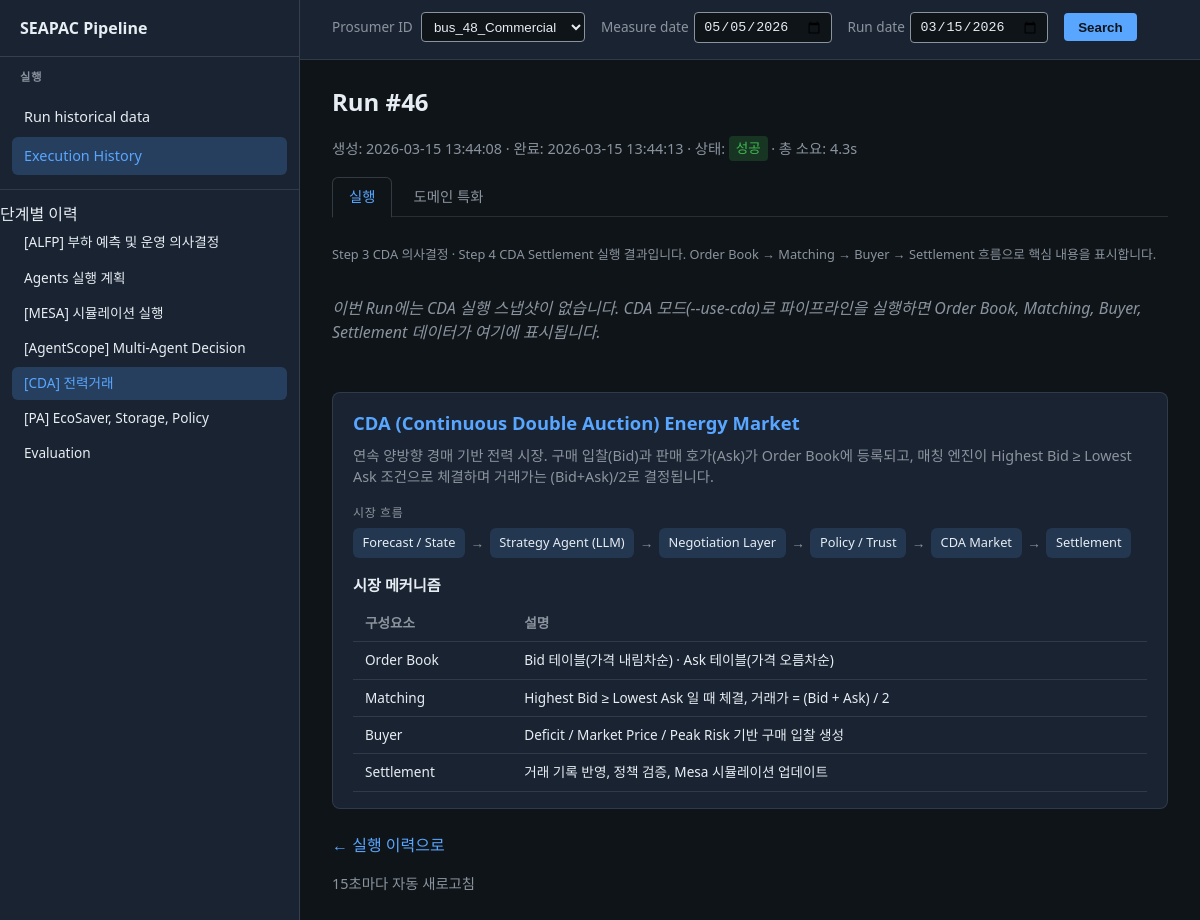
The page /runs/46?tab=4 on the database its author committed.
### tables this page shows
CREATE TABLE pipeline_run (
                id INTEGER PRIMARY KEY AUTOINCREMENT,
                created_at TEXT NOT NULL,
                finished_at TEXT,
                status TEXT NOT NULL DEFAULT 'running',
                total_elapsed_sec REAL,
                args_json TEXT,
                error_message TEXT
            , measure_date TEXT);

### pipeline_dashboard/app.py (the view)
@app.route("/runs/<int:run_id>")
def run_detail(run_id: int):
    init_db(_db_path())
    run = get_run_with_stages(run_id, db_path=_db_path())
    if run is None:
        abort(404)
    stages = run.get("stages", [])
    tabs = _stages_for_tabs(stages)
    db_path = _db_path()
    alfp_agent_steps = get_alfp_agent_steps(run_id, stage_order=1, db_path=db_path)
    if alfp_agent_steps is None:
        alfp_agent_steps = []
    alfp_domain_steps = get_alfp_domain_steps(run_id, stage_order=1, db_path=db_path)
    if alfp_domain_steps is None:
        alfp_domain_steps = []
    log.info("run_detail run_id=%s alfp_agent_steps count=%s domain_steps=%s db=%s", run_id, len(alfp_agent_steps), len(alfp_domain_steps), db_path)
    current_tab = request.args.get("tab", "1")
    current_sub = request.args.get("sub", "summary")
    if current_sub not in ("summary", "domain", "steps", "result"):
        current_sub = "summary"
    current_sub4 = request.args.get("sub4", "exec")
    if current_sub4 not in ("exec", "domain"):
        current_sub4 = "exec"
    cda_strategy_logs = []
    cda_negotiation_logs = []
    for s in stages:
        summary = s.get("summary") or {}
        if summary.get("strategy_reasoning_logs"):
            cda_strategy_logs = summary["strategy_reasoning_logs"]
        if summary.get("negotiation_logs"):
            cda_negotiation_logs = summary["negotiation_logs"]
    agentscope_agent_summary = []
    agentscope_step3_stage = None
    for s in stages:
        if "Step3  AgentScope" in s.get("stage_name", ""):
            agentscope_step3_stage = s
            summary = s.get("summary") or {}
            agentscope_agent_summary = [
                {
                    "name": "Policy-Agent",
                    "role": "제약 조건 강제 (ESS·거래·DR 검증 및 클램핑)",
                    "result": "제약 검증 완료",
                },
                {
                    "name": "SmartSeller-Agent",
                    "role": "잉여 에너지 판매 (bid_price, bid_quantity 결정)",
                    "result": summary.get("거래 권고", "—"),
                },
                {
                    "name": "StorageMaster-Agent",
                    "role": "ESS 운영 최적화 (charge/discharge/idle)",
                    "result": summary.get("ESS 스케줄", "—"),
                },
                {
                    "name": "EcoSaver-Agent",
                    "role": "수요반응 DR (demand response 권고)",
                    "result": summary.get("DR 이벤트", "—"),
                },
                {
                    "name": "MarketCoordinator-Agent",
                    "role": "협상 조율 및 충돌 해결, 최종 decisions 생성",
                    "result": (summary.get("결정 모드") or "—") + " · 최종 조율 완료",
                },
            ]
            break
    evaluation_report = None
    out_dir = PROJECT_ROOT / _output_dir()
    for candidate in (out_dir / f"run_{run_id}_evaluation_report.json", out_dir / "evaluation_report.json"):
        if candidate.is_file():
            try:
                with open(candidate, "r", encoding="utf-8") as f:
                    evaluation_report = json.load(f)
                break
            except Exception as e:
                log.warning("evaluation_report read error path=%s: %s", candidate, e)
    cda_execution = None
    cda_exec_path = out_dir / f"run_{run_id}_cda_execution.json"
    if cda_exec_path.is_file():
        try:
            with open(cda_exec_path, "r", encoding="utf-8") as f:
                cda_execution = json.load(f)
        except Exception as e:
            log.warning("cda_execution read error path=%s: %s", cda_exec_path, e)
    prosumer_options = _prosumer_options(_db_path())
    search_run_date = (run.get("created_at") or "")[:10]
    search_prosumer = (run.get("args") or {}).get("prosumer") or ""
    search_measure_date = run.get("measure_date") or ""
    return render_template(
        "run_detail.html",
        run=run,
        current_tab=current_tab,
        current_sub=current_sub,
        current_sub4=current_sub4,
        current_path=request.path,
        prosumer_options=prosumer_options,
        search_run_date=search_run_date,
        search_prosumer=search_prosumer,
        search_measure_date=search_measure_date,
        alfp_agent_steps=alfp_agent_steps,
        alfp_domain_steps=alfp_domain_steps,
        cda_strategy_logs=cda_strategy_logs,
        cda_negotiation_logs=cda_negotiation_logs,
        agentscope_agent_summary=agentscope_agent_summary,
        agentscope_step3_stage=agentscope_step3_stage,
        evaluation_report=evaluation_report,
        cda_execution=cda_execution,
        **tabs,
    )

### pipeline_dashboard/app.py (called while the page is built)
@app.before_request
def _log_request():
    log.info("Request  %s  %s", request.method, request.path)

def _output_dir() -> str:
    return os.environ.get("PIPELINE_DB_DIR", "output")

def _db_path() -> Path:
    db_dir = _output_dir()
    return get_db_path(PROJECT_ROOT / db_dir)

def _prosumer_options(db_path: Path):
    all_runs = get_runs(limit=500, db_path=db_path)
    prosumer_set = {r.get("args", {}).get("prosumer") for r in all_runs if (r.get("args") or {}).get("prosumer")}
    prosumer_set.add("bus_48_Commercial")
    return sorted(prosumer_set)

### pipeline_dashboard/db.py (called while the page is built)
def get_db_path(db_dir: Path | str | None = None) -> Path:
    if db_dir is None:
        db_dir = _DEFAULT_DB_DIR
    return Path(db_dir) / _DB_FILENAME

def _connect(db_path: Path) -> sqlite3.Connection:
    db_path.parent.mkdir(parents=True, exist_ok=True)
    conn = sqlite3.connect(str(db_path))
    conn.row_factory = sqlite3.Row
    return conn

### pipeline_dashboard/templates/run_detail.html (shortened to what this page needs)
{% extends "base.html" %}
{% block main_top %}
  <form class="search-bar step-search-bar" method="get" action="{{ url_for('run_detail_by_search') }}" id="step-search-form">
    <span><label for="step-search-prosumer">Prosumer ID</label>
      <select name="prosumer" id="step-search-prosumer">
        {% for p in (prosumer_options or []) %}
        <option value="{{ p|e }}" {% if p == search_prosumer %}selected{% endif %}>{{ p }}</option>
        {% endfor %}
      </select>
    </span>
    <span class="date-field">
      <label for="step-search-measure-date">Measure date</label>
      <input type="date" id="step-search-measure-date" name="measure_date" value="{{ search_measure_date|e }}" aria-label="Measure date">
    </span>
    <span class="date-field">
      <label for="step-search-run-date">Run date</label>
      <input type="date" id="step-search-run-date" name="run_date" value="{{ search_run_date|e }}" aria-label="Run date">
    </span>
    <button type="submit">Search</button>
  </form>
{% endblock %}
{% block content %}
  <h1>Run #{{ run.id }}</h1>
  <div class="run-meta">
    생성: {{ run.created_at }}
    {% if run.finished_at %} · 완료: {{ run.finished_at }}{% endif %}
    · 상태:
    {% if run.status == 'success' %}
      <span class="badge badge-success">성공</span>
    {% elif run.status == 'failure' %}
      <span class="badge badge-failure">실패</span>
    {% else %}
      <span class="badge badge-running">실행 중</span>
    {% endif %}
    {% if run.total_elapsed_sec is not none %}
      · 총 소요: {{ "%.1f"|format(run.total_elapsed_sec) }}s
    {% endif %}
  </div>
  {% set _ct = (current_tab|default('1'))|string %}
  {% set _sub4 = current_sub4|default('exec') %}
  {% if _ct == '4' %}
  <div class="cda-main-top" id="cda-top-section">
    <div class="sub-tabs tab4-sub-tabs" role="tablist">
      <a href="#" class="sub-tab {% if _sub4 == 'exec' %}active{% endif %}" data-subtab="tab4-sub-exec" data-sub4="exec" role="tab">실행</a>
      <a href="#" class="sub-tab {% if _sub4 == 'domain' %}active{% endif %}" data-subtab="tab4-sub-domain" data-sub4="domain" role="tab">도메인 특화</a>
    </div>
    <div id="tab4-sub-exec" class="sub-panel {% if _sub4 == 'exec' %}active{% endif %}" role="tabpanel">
      <p class="agent-steps-doc-ref">Step 3 CDA 의사결정 · Step 4 CDA Settlement 실행 결과입니다. Order Book → Matching → Buyer → Settlement 흐름으로 핵심 내용을 표시합니다.</p>
      {% if cda_execution %}
      <div class="cda-exec-sections">
        <section class="cda-exec-section cda-exec-orderbook" aria-label="Order Book">
          <h4 class="cda-exec-heading">Order Book</h4>
          <p class="cda-exec-desc">Bid 테이블(가격 내림차순) · Ask 테이블(가격 오름차순). 스냅샷 시각: {{ cda_execution.order_book.snapshot_time or '—' }}</p>
          <div class="cda-exec-tables">
            <div class="cda-exec-table-wrap">
              <h5 class="cda-exec-subtitle">Bids (구매 입찰)</h5>
              <table class="cda-exec-table" role="grid">
                <thead><tr><th>Agent</th><th>가격 (원/kWh)</th><th>수량 (kW)</th></tr></thead>
                <tbody>
                  {% for b in (cda_execution.order_book.bids or [])[:15] %}
                  <tr><td>{{ b.agent }}</td><td>{{ "%.1f"|format(b.price) }}</td><td>{{ "%.2f"|format(b.quantity) }}</td></tr>
                  {% endfor %}
                  {% if not (cda_execution.order_book.bids or []) %}<tr><td colspan="3">입찰 없음</td></tr>{% endif %}
                </tbody>
              </table>
              {% if (cda_execution.order_book.bids or [])|length > 15 %}<p class="cda-exec-more">… 상위 15건 (총 {{ cda_execution.order_book.bids|length }}건)</p>{% endif %}
            </div>
            <div class="cda-exec-table-wrap">
              <h5 class="cda-exec-subtitle">Asks (판매 호가)</h5>
              <table class="cda-exec-table" role="grid">
                <thead><tr><th>Agent</th><th>가격 (원/kWh)</th><th>수량 (kW)</th></tr></thead>
                <tbody>
                  {% for a in (cda_execution.order_book.asks or [])[:15] %}
                  <tr><td>{{ a.agent }}</td><td>{{ "%.1f"|format(a.price) }}</td><td>{{ "%.2f"|format(a.quantity) }}</td></tr>
                  {% endfor %}
                  {% if not (cda_execution.order_book.asks or []) %}<tr><td colspan="3">호가 없음</td></tr>{% endif %}
                </tbody>
              </table>
              {% if (cda_execution.order_book.asks or [])|length > 15 %}<p class="cda-exec-more">… 상위 15건 (총 {{ cda_execution.order_book.asks|length }}건)</p>{% endif %}
            </div>
          </div>
        </section>
        <section class="cda-exec-section cda-exec-matching" aria-label="Matching">
          <h4 class="cda-exec-heading">Matching</h4>
          <p class="cda-exec-desc">Highest Bid ≥ Lowest Ask 일 때 체결, 거래가 = (Bid + Ask) / 2. 총 체결 {{ cda_execution.matching.total_trades }}건, 수량 {{ "%.2f"|format(cda_execution.matching.total_quantity_kw) }} kW.</p>
          <table class="cda-exec-table cda-exec-table-wide" role="grid">
            <thead>
              <tr><th>판매자</th><th>구매자</th><th>수량 (kW)</th><th>거래가 (원/kWh)</th><th>Bid가</th><th>Ask가</th></tr>
            </thead>
            <tbody>
              {% for t in (cda_execution.matching.trades or [])[:20] %}
              <tr>
                <td>{{ t.seller_agent }}</td><td>{{ t.buyer_agent }}</td>
                <td>{{ "%.2f"|format(t.quantity_kw) }}</td><td>{{ "%.2f"|format(t.trade_price) }}</td>
                <td>{{ "%.1f"|format(t.bid_price) if t.get('bid_price') is not none else '—' }}</td><td>{{ "%.1f"|format(t.ask_price) if t.get('ask_price') is not none else '—' }}</td>
              </tr>
              {% endfor %}
              {% if not (cda_execution.matching.trades or []) %}<tr><td colspan="6">체결 건 없음</td></tr>{% endif %}
            </tbody>
          </table>
          {% if (cda_execution.matching.trades or [])|length > 20 %}<p class="cda-exec-more">… 상위 20건 (총 {{ cda_execution.matching.trades|length }}건)</p>{% endif %}
        </section>
        <section class="cda-exec-section cda-exec-buyer" aria-label="Buyer">
          <h4 class="cda-exec-heading">Buyer</h4>
          <p class="cda-exec-desc">{{ cda_execution.buyer.description or 'Deficit / Market Price / Peak Risk 기반 구매 입찰 생성.' }}</p>
          <table class="cda-exec-table" role="grid">
            <thead><tr><th>Agent</th><th>가격 (원/kWh)</th><th>수량 (kW)</th></tr></thead>
            <tbody>
              {% for b in (cda_execution.buyer.bids or [])[:15] %}
              <tr><td>{{ b.agent }}</td><td>{{ "%.1f"|format(b.price) }}</td><td>{{ "%.2f"|format(b.quantity) }}</td></tr>
              {% endfor %}
              {% if not (cda_execution.buyer.bids or []) %}<tr><td colspan="3">구매 입찰 없음</td></tr>{% endif %}
            </tbody>
          </table>
        </section>
        <section class="cda-exec-section cda-exec-settlement" aria-label="Settlement">
          <h4 class="cda-exec-heading">Settlement</h4>
          <p class="cda-exec-desc">거래 기록 반영, 정책 검증, Mesa 시뮬레이션 업데이트.</p>
          {% if cda_execution.settlement %}
          <div class="cda-exec-settlement-result">
            <p class="cda-exec-settlement-approved"><strong>승인:</strong> {{ '승인됨' if cda_execution.settlement.approved else '거부/검증 실패' }}</p>
            {% if cda_execution.settlement.validation_errors %}
            <p class="cda-exec-settlement-errors"><strong>검증 오류:</strong></p>
            <ul>
              {% for err in cda_execution.settlement.validation_errors[:10] %}
              <li>{{ err }}</li>
              {% endfor %}
              {% if cda_execution.settlement.validation_errors|length > 10 %}<li>… 외 {{ cda_execution.settlement.validation_errors|length - 10 }}건</li>{% endif %}
            </ul>
            {% endif %}
            {% if cda_execution.settlement.summary %}
            <details class="cda-exec-settlement-summary">
              <summary>실행 요약</summary>
              <ul class="cda-exec-summary-list">
                {% for k, v in (cda_execution.settlement.summary or {})|dictsort %}
                <li><strong>{{ k }}:</strong> {{ v }}</li>
                {% endfor %}
              </ul>
            </details>
            {% endif %}
          </div>
          {% else %}
          <p class="no-content">이번 Run의 Settlement 결과가 없습니다. (Step4 CDA Settlement 실행 후 저장됩니다)</p>
          {% endif %}
        </section>
      </div>
      {% else %}
      <p class="no-content">이번 Run에는 CDA 실행 스냅샷이 없습니다. CDA 모드(--use-cda)로 파이프라인을 실행하면 Order Book, Matching, Buyer, Settlement 데이터가 여기에 표시됩니다.</p>
      {% endif %}
    </div>
  </div>
  {% endif %}
  {% if _ct == '4' %}
  <section class="cda-market-intro cda-market-intro-below" aria-label="CDA 시장 개요">
    <h3 class="cda-market-title">CDA (Continuous Double Auction) Energy Market</h3>
    <p class="cda-market-desc">연속 양방향 경매 기반 전력 시장. 구매 입찰(Bid)과 판매 호가(Ask)가 Order Book에 등록되고, 매칭 엔진이 Highest Bid ≥ Lowest Ask 조건으로 체결하며 거래가는 (Bid+Ask)/2로 결정됩니다.</p>
    <div class="cda-flow-diagram">
      <div class="cda-flow-label">시장 흐름</div>
      <div class="cda-flow-boxes">
        <span class="cda-flow-box">Forecast / State</span>
        <span class="cda-flow-arrow">→</span>
        <span class="cda-flow-box">Strategy Agent (LLM)</span>
        <span class="cda-flow-arrow">→</span>
        <span class="cda-flow-box">Negotiation Layer</span>
        <span class="cda-flow-arrow">→</span>
        <span class="cda-flow-box">Policy / Trust</span>
        <span class="cda-flow-arrow">→</span>
        <span class="cda-flow-box">CDA Market</span>
        <span class="cda-flow-arrow">→</span>
        <span class="cda-flow-box">Settlement</span>
      </div>
    </div>
    <div class="cda-mechanism">
      <h4 class="cda-mechanism-title">시장 메커니즘</h4>
      <table class="cda-mechanism-table" role="grid">
        <thead>
          <tr>
            <th>구성요소</th>
            <th>설명</th>
          </tr>
        </thead>
        <tbody>
          <tr><td>Order Book</td><td>Bid 테이블(가격 내림차순) · Ask 테이블(가격 오름차순)</td></tr>
          <tr><td>Matching</td><td>Highest Bid ≥ Lowest Ask 일 때 체결, 거래가 = (Bid + Ask) / 2</td></tr>
          <tr><td>Buyer</td><td>Deficit / Market Price / Peak Risk 기반 구매 입찰 생성</td></tr>
          <tr><td>Settlement</td><td>거래 기록 반영, 정책 검증, Mesa 시뮬레이션 업데이트</td></tr>
        </tbody>
      </table>
    </div>
  </section>
  {% endif %}
  <p style="margin-top: 1.5rem;"><a href="/">← 실행 이력으로</a></p>
  <p class="run-meta" style="margin-top: 1rem;">15초마다 자동 새로고침{% if run.status == 'running' %} (실행 중){% endif %}</p>
{% endblock %}

### rows shown on the page
pipeline_run: measure_date "05/05/2026", id "46", created_at "2026-03-15 13:44:08", finished_at "2026-03-15 13:44:13", total_elapsed_sec "4.3"

### other values the page prints
form field prosumer "bus_48_Commercial"
